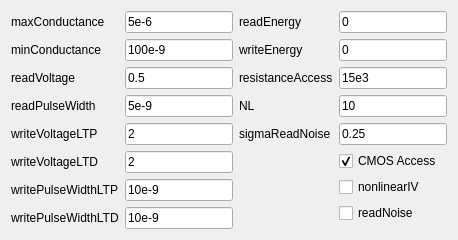
            <widget class="QWidget" name="tab_7">
             <attribute name="title">
              <string>Public</string>
             </attribute>
             <layout class="QHBoxLayout" name="horizontalLayout_9">
              <item>
               <layout class="QFormLayout" name="formLayout_20">
                <item row="0" column="0">
                 <widget class="QLabel" name="label_92">
                  <property name="text">
                   <string>maxConductance</string>
                  </property>
                 </widget>
                </item>
                <item row="0" column="1">
                 <widget class="QLineEdit" name="HODevMaxConductance">
                  <property name="text">
                   <string>5e-6</string>
                  </property>
                 </widget>
                </item>
                <item row="1" column="0">
                 <widget class="QLabel" name="label_93">
                  <property name="text">
                   <string>minConductance</string>
                  </property>
                 </widget>
                </item>
                <item row="2" column="0">
                 <widget class="QLabel" name="label_94">
                  <property name="text">
                   <string>readVoltage</string>
                  </property>
                 </widget>
                </item>
                <item row="7" column="0">
                 <widget class="QLabel" name="label_95">
                  <property name="text">
                   <string>writePulseWidthLTD</string>
                  </property>
                 </widget>
                </item>
                <item row="3" column="0">
                 <widget class="QLabel" name="label_96">
                  <property name="text">
                   <string>readPulseWidth</string>
                  </property>
                 </widget>
                </item>
                <item row="4" column="0">
                 <widget class="QLabel" name="label_97">
                  <property name="text">
                   <string>writeVoltageLTP</string>
                  </property>
                 </widget>
                </item>
                <item row="5" column="0">
                 <widget class="QLabel" name="label_98">
                  <property name="text">
                   <string>writeVoltageLTD</string>
                  </property>
                 </widget>
                </item>
                <item row="6" column="0">
                 <widget class="QLabel" name="label_99">
                  <property name="text">
                   <string>writePulseWidthLTP</string>
                  </property>
                 </widget>
                </item>
                <item row="1" column="1">
                 <widget class="QLineEdit" name="HODevMinConductance">
                  <property name="text">
                   <string>100e-9</string>
                  </property>
                 </widget>
                </item>
                <item row="2" column="1">
                 <widget class="QLineEdit" name="HODevReadVoltage">
                  <property name="text">
                   <string>0.5</string>
                  </property>
                 </widget>
                </item>
                <item row="3" column="1">
                 <widget class="QLineEdit" name="HODevReadPulseWidth">
                  <property name="text">
                   <string>5e-9</string>
                  </property>
                 </widget>
                </item>
                <item row="4" column="1">
                 <widget class="QLineEdit" name="HODevWriteVoltageLTP">
                  <property name="text">
                   <string>2</string>
                  </property>
                 </widget>
                </item>
                <item row="5" column="1">
                 <widget class="QLineEdit" name="HODevWriteVoltageLTD">
                  <property name="text">
                   <string>2</string>
                  </property>
                 </widget>
                </item>
                <item row="6" column="1">
                 <widget class="QLineEdit" name="HODevWritePulseWidthLTP">
                  <property name="text">
                   <string>10e-9</string>
                  </property>
                 </widget>
                </item>
                <item row="7" column="1">
                 <widget class="QLineEdit" name="HODevWritePulseWidthLTD">
                  <property name="text">
                   <string>10e-9</string>
                  </property>
                 </widget>
                </item>
               </layout>
              </item>
              <item>
               <layout class="QFormLayout" name="formLayout_21">
                <item row="0" column="0">
                 <widget class="QLabel" name="label_100">
                  <property name="text">
                   <string>readEnergy</string>
                  </property>
                 </widget>
                </item>
                <item row="0" column="1">
                 <widget class="QLineEdit" name="HODevReadEnergy">
                  <property name="text">
                   <string>0</string>
                  </property>
                 </widget>
                </item>
                <item row="1" column="0">
                 <widget class="QLabel" name="label_101">
                  <property name="text">
                   <string>writeEnergy</string>
                  </property>
                 </widget>
                </item>
                <item row="1" column="1">
                 <widget class="QLineEdit" name="HODevWriteEnergy">
                  <property name="text">
                   <string>0</string>
                  </property>
                 </widget>
                </item>
                <item row="2" column="0">
                 <widget class="QLabel" name="label_105">
                  <property name="text">
                   <string>resistanceAccess</string>
                  </property>
                 </widget>
                </item>
                <item row="2" column="1">
                 <widget class="QLineEdit" name="HODevResistanceAccess">
                  <property name="text">
                   <string>15e3</string>
                  </property>
                 </widget>
                </item>
                <item row="3" column="0">
                 <widget class="QLabel" name="label_107">
                  <property name="text">
                   <string>NL</string>
                  </property>
                 </widget>
                </item>
                <item row="3" column="1">
                 <widget class="QLineEdit" name="HODevNL">
                  <property name="text">
                   <string>10</string>
                  </property>
                 </widget>
                </item>
                <item row="4" column="0">
                 <widget class="QLabel" name="label_102">
                  <property name="text">
                   <string>sigmaReadNoise</string>
                  </property>
                 </widget>
                </item>
                <item row="4" column="1">
                 <widget class="QLineEdit" name="HODevSigmaReadNoise">
                  <property name="text">
                   <string>0.25</string>
                  </property>
                 </widget>
                </item>
                <item row="5" column="1">
                 <widget class="QCheckBox" name="HODevCMOSAccess">
                  <property name="text">
                   <string>CMOS Access</string>
                  </property>
                  <property name="checked">
                   <bool>true</bool>
                  </property>
                 </widget>
                </item>
                <item row="6" column="1">
                 <widget class="QCheckBox" name="HODevNonlinearIV">
                  <property name="text">
                   <string>nonlinearIV</string>
                  </property>
                 </widget>
                </item>
                <item row="7" column="1">
                 <widget class="QCheckBox" name="HODevReadNoise">
                  <property name="text">
                   <string>readNoise</string>
                  </property>
                 </widget>
                </item>
               </layout>
              </item>
             </layout>
            </widget>
